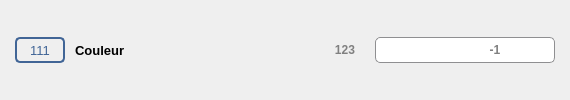
    <widget class="QWidget" name="line_color" native="true">
     <property name="minimumSize">
      <size>
       <width>0</width>
       <height>40</height>
      </size>
     </property>
     <property name="focusPolicy">
      <enum>Qt::ClickFocus</enum>
     </property>
     <layout class="QHBoxLayout" name="horizontalLayout_5">
      <property name="spacing">
       <number>10</number>
      </property>
      <property name="leftMargin">
       <number>15</number>
      </property>
      <property name="topMargin">
       <number>7</number>
      </property>
      <property name="rightMargin">
       <number>15</number>
      </property>
      <property name="bottomMargin">
       <number>7</number>
      </property>
      <item>
       <widget class="QLabel" name="num_attr_couleur">
        <property name="minimumSize">
         <size>
          <width>50</width>
          <height>26</height>
         </size>
        </property>
        <property name="maximumSize">
         <size>
          <width>50</width>
          <height>26</height>
         </size>
        </property>
        <property name="font">
         <font>
          <family>Segoe UI</family>
          <pointsize>10</pointsize>
         </font>
        </property>
        <property name="toolTip">
         <string>Attribut Allplan</string>
        </property>
        <property name="styleSheet">
         <string notr="true">QLabel{border: 2px solid #416596; border-radius: 5px; color: #416596; }</string>
        </property>
        <property name="text">
         <string notr="true">111</string>
        </property>
        <property name="alignment">
         <set>Qt::AlignCenter</set>
        </property>
       </widget>
      </item>
      <item>
       <widget class="QLabel" name="titre_couleur">
        <property name="minimumSize">
         <size>
          <width>240</width>
          <height>26</height>
         </size>
        </property>
        <property name="maximumSize">
         <size>
          <width>240</width>
          <height>26</height>
         </size>
        </property>
        <property name="font">
         <font>
          <family>Segoe UI</family>
          <pointsize>10</pointsize>
          <weight>75</weight>
          <bold>true</bold>
         </font>
        </property>
        <property name="text">
         <string>Couleur</string>
        </property>
       </widget>
      </item>
      <item>
       <widget class="QLabel" name="bt_type_couleur">
        <property name="minimumSize">
         <size>
          <width>40</width>
          <height>26</height>
         </size>
        </property>
        <property name="maximumSize">
         <size>
          <width>40</width>
          <height>26</height>
         </size>
        </property>
        <property name="font">
         <font>
          <family>Segoe UI</family>
          <pointsize>9</pointsize>
          <weight>75</weight>
          <bold>true</bold>
         </font>
        </property>
        <property name="toolTip">
         <string>Nombre entier</string>
        </property>
        <property name="styleSheet">
         <string notr="true">QLabel{color: grey; }</string>
        </property>
        <property name="text">
         <string notr="true">123</string>
        </property>
        <property name="alignment">
         <set>Qt::AlignCenter</set>
        </property>
       </widget>
      </item>
      <item>
       <widget class="QWidget" name="couleur_widget" native="true">
        <layout class="QHBoxLayout" name="couleur_layer">
         <property name="spacing">
          <number>0</number>
         </property>
         <property name="leftMargin">
          <number>0</number>
         </property>
         <property name="topMargin">
          <number>0</number>
         </property>
         <property name="rightMargin">
          <number>0</number>
         </property>
         <property name="bottomMargin">
          <number>0</number>
         </property>
         <item>
          <widget class="QComboBox" name="couleur">
           <property name="minimumSize">
            <size>
             <width>100</width>
             <height>26</height>
            </size>
           </property>
           <property name="maximumSize">
            <size>
             <width>16777215</width>
             <height>26</height>
            </size>
           </property>
           <property name="font">
            <font>
             <family>Segoe UI</family>
             <pointsize>10</pointsize>
            </font>
           </property>
           <property name="focusPolicy">
            <enum>Qt::StrongFocus</enum>
           </property>
           <property name="styleSheet">
            <string notr="true">QComboBox { border: 1px solid #8f8f91; border-right-width: 0px; padding-right: 1px; border-top-left-radius:5px; border-bottom-left-radius:5px; padding-left: 5px; }
QComboBox::drop-down{width: 27px; padding-left: 1px; padding-right: 1px; background-color: #FFFFFF; }
QComboBox::drop-down:hover{border: 1px solid #8f8f91; border-top-width: 0px; border-bottom-width: 0px; padding: 0px; background-color: qlineargradient(spread:pad, x1:0, y1:0, x2:0, y2:1, stop:0 #F8F8F8, stop:1 #8FADCC); }
QComboBox::drop-down:pressed{border: 1px solid #8f8f91; border-top-width: 0px; border-bottom-width: 0px; padding: 0px; background-color: qlineargradient(spread:pad, x1:0, y1:0, x2:0, y2:1, stop:0 #8FADCC, stop:1 #F8F8F8); }
QComboBox::down-arrow {image: url(:/Images/spin_down.svg); width: 12px; height: 12px; }
QComboBox QAbstractItemView{background-color:#FFFFFF; }
QFontComboBox QAbstractItemView::item:hover {background: #BAD0E7; }</string>
           </property>
           <property name="editable">
            <bool>true</bool>
           </property>
           <property name="sizeAdjustPolicy">
            <enum>QComboBox::AdjustToMinimumContentsLengthWithIcon</enum>
           </property>
          </widget>
         </item>
         <item>
          <widget class="QLabel" name="numero_couleur">
           <property name="minimumSize">
            <size>
             <width>40</width>
             <height>26</height>
            </size>
           </property>
           <property name="maximumSize">
            <size>
             <width>40</width>
             <height>26</height>
            </size>
           </property>
           <property name="font">
            <font>
             <family>Segoe UI</family>
             <pointsize>9</pointsize>
             <weight>75</weight>
             <bold>true</bold>
            </font>
           </property>
           <property name="toolTip">
            <string>Index de l'élément choisi</string>
           </property>
           <property name="styleSheet">
            <string notr="true">QLabel{border: 1px solid #8f8f91; border-left-width: 0px; padding-left: 1px; border-right-width: 0px; padding-right: 1px; color: grey; background-color:#FFFFFF; }</string>
           </property>
           <property name="text">
            <string notr="true">-1</string>
           </property>
           <property name="alignment">
            <set>Qt::AlignCenter</set>
           </property>
          </widget>
         </item>
         <item>
          <widget class="QPushButton" name="bt_lock_couleur">
           <property name="enabled">
            <bool>false</bool>
           </property>
           <property name="minimumSize">
            <size>
             <width>40</width>
             <height>26</height>
            </size>
           </property>
           <property name="maximumSize">
            <size>
             <width>40</width>
             <height>26</height>
            </size>
           </property>
           <property name="font">
            <font>
             <family>Segoe UI</family>
             <pointsize>10</pointsize>
            </font>
           </property>
           <property name="focusPolicy">
            <enum>Qt::NoFocus</enum>
           </property>
           <property name="toolTip">
            <string>Cette liste déroulante n'est pas éditable</string>
           </property>
           <property name="styleSheet">
            <string notr="true">QPushButton{border: 1px solid #8f8f91; border-left-width: 0px; padding-left: 1px;  border-top-right-radius: 5px ; border-bottom-right-radius: 5px; background-color:#FFFFFF; }</string>
           </property>
           <property name="icon">
            <iconset resource="../icones/icons.qrc">
             <normaloff>:/Images/lock.svg</normaloff>:/Images/lock.svg</iconset>
           </property>
           <property name="iconSize">
            <size>
             <width>16</width>
             <height>16</height>
            </size>
           </property>
           <property name="flat">
            <bool>true</bool>
           </property>
          </widget>
         </item>
        </layout>
       </widget>
      </item>
     </layout>
    </widget>
